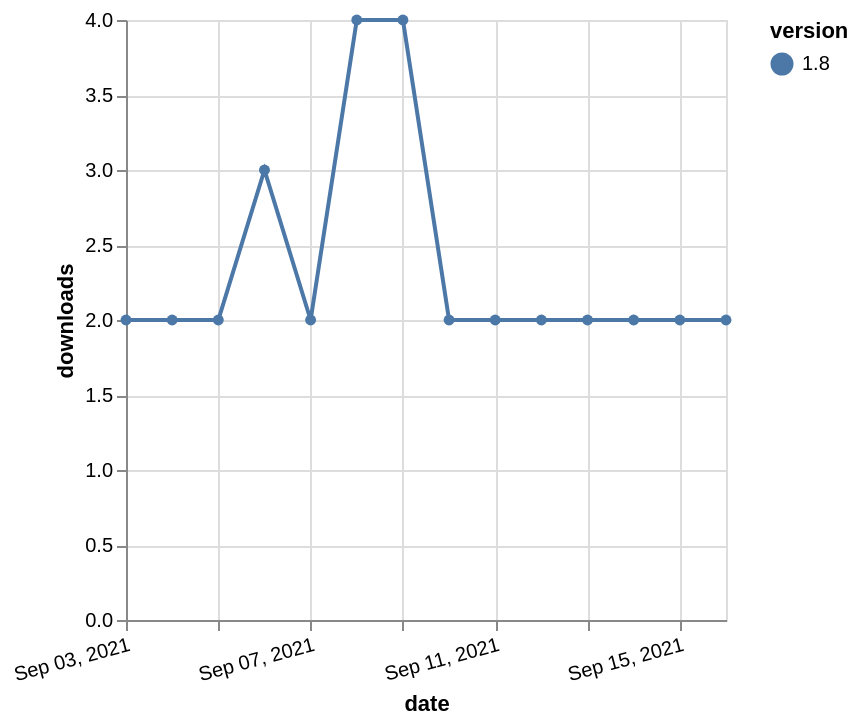

This figure's Vega-Lite source:
### Vega-Lite specification from a JSON file in a GitHub repository (floating-point values rounded to 4 significant figures)
{"$schema": "https://vega.github.io/schema/vega-lite/v5.json", "description": "A simple bar chart with embedded data.", "data": {"values": [{"date": "2021-09-03", "total": 3788, "delta": 2, "version": "1.8"}, {"date": "2021-09-04", "total": 3790, "delta": 2, "version": "1.8"}, {"date": "2021-09-05", "total": 3792, "delta": 2, "version": "1.8"}, {"date": "2021-09-06", "total": 3795, "delta": 3, "version": "1.8"}, {"date": "2021-09-07", "total": 3797, "delta": 2, "version": "1.8"}, {"date": "2021-09-08", "total": 3801, "delta": 4, "version": "1.8"}, {"date": "2021-09-09", "total": 3805, "delta": 4, "version": "1.8"}, {"date": "2021-09-10", "total": 3807, "delta": 2, "version": "1.8"}, {"date": "2021-09-11", "total": 3809, "delta": 2, "version": "1.8"}, {"date": "2021-09-12", "total": 3811, "delta": 2, "version": "1.8"}, {"date": "2021-09-13", "total": 3813, "delta": 2, "version": "1.8"}, {"date": "2021-09-14", "total": 3815, "delta": 2, "version": "1.8"}, {"date": "2021-09-15", "total": 3817, "delta": 2, "version": "1.8"}, {"date": "2021-09-16", "total": 3819, "delta": 2, "version": "1.8"}]}, "width": "container", "mark": {"type": "line", "point": {"filled": true}}, "encoding": {"x": {"field": "date", "type": "temporal", "timeUnit": "yearmonthdate", "title": "date", "axis": {"labelAngle": -15}}, "y": {"field": "delta", "type": "quantitative", "title": "downloads"}, "color": {"field": "version", "type": "nominal"}, "tooltip": {"field": "delta"}}}
